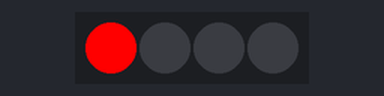
This sketch was run on a simulated Arduino Uno, built with avr-gcc and run on an emulated ATmega328P. Shown: 4 RGB LEDs in strip order, left to right.

Above: at 0.05 s.
At 1.55 s:
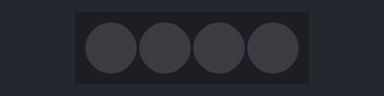
At 2.25 s:
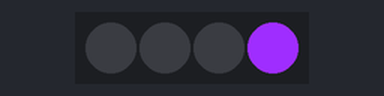
At 3.06 s:
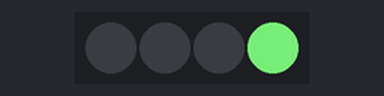
At 4.36 s:
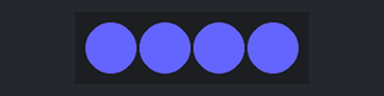
At 6.17 s:
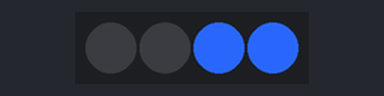
Timing chart, 0 to 6.5 s (numbered marks = the images above):
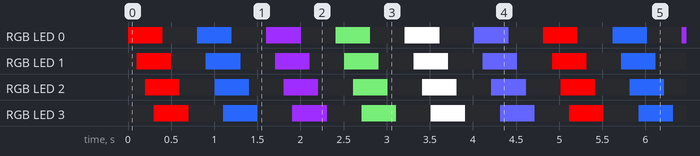

The sketch:

interfacing_neopixel_strip_with_arduino1.ino
```cpp
// C++ code
/* Saleh Sadid Mir
CSE , KUET */

/* TITLE: Interfacing Neopixel Strip with Arduino*/

#include<Adafruit_NeoPixel.h>
#define PIN 6
#define N_LEDS 4

Adafruit_NeoPixel Strip= Adafruit_NeoPixel(N_LEDS, PIN , NEO_GRB +NEO_KHZ800);
// GRB mean green red blue
//and KHZ800 mean 800 kilo hz

void setup()
{
  Strip.begin();

}

void loop()
{
  chase(Strip.Color(255,0,0));
  chase(Strip.Color(050,100,245));
  chase(Strip.Color(159,45,255));
  chase(Strip.Color(100,200,100));
  chase(Strip.Color(255,255,255));
  chase(Strip.Color(100,100,255));

}
static void chase (uint32_t c){
   for(uint16_t i = 0 ;i<Strip.numPixels()+4;i++){
      Strip.setPixelColor(i,c);
      Strip.setPixelColor(i-4,0);
      Strip.show();
      delay(100);
    }
}
        
```

Measured:
- by itself, RGB LED 0–3: repeats every 4.8 s: off 0.40 s, RGB(40, 100, 245) 0.40 s, off 0.40 s, RGB(159, 45, 255) 0.40 s, off 0.40 s, RGB(100, 200, 100) 0.40 s, off 0.40 s, RGB(255, 255, 255) 0.40 s, off 0.40 s, RGB(100, 100, 255) 0.40 s, off 0.40 s, RGB(255, 0, 0) 0.40 s
- by itself, everything shown: repeats every 4.8 s, in 48 steps
